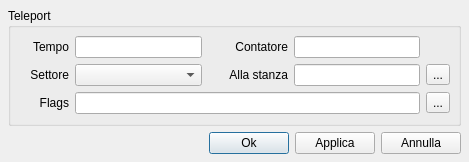
<ui version="4.0" >
 <author></author>
 <comment></comment>
 <exportmacro></exportmacro>
 <class>GuiTeleportRoom</class>
 <widget class="QDialog" name="GuiTeleportRoom" >
  <property name="geometry" >
   <rect>
    <x>0</x>
    <y>0</y>
    <width>469</width>
    <height>162</height>
   </rect>
  </property>
  <property name="windowTitle" >
   <string>Dialog</string>
  </property>
  <layout class="QGridLayout" >
   <property name="margin" >
    <number>8</number>
   </property>
   <property name="spacing" >
    <number>6</number>
   </property>
   <item row="0" column="0" >
    <widget class="QGroupBox" name="mp_gbTeleport" >
     <property name="title" >
      <string>Teleport</string>
     </property>
     <layout class="QGridLayout" >
      <property name="margin" >
       <number>8</number>
      </property>
      <property name="spacing" >
       <number>6</number>
      </property>
      <item row="2" column="0" >
       <widget class="QLabel" name="mp_labelFlags" >
        <property name="toolTip" >
         <string>Locazione di destinazione del teleport</string>
        </property>
        <property name="text" >
         <string>Flags</string>
        </property>
        <property name="alignment" >
         <set>Qt::AlignRight|Qt::AlignTrailing|Qt::AlignVCenter</set>
        </property>
       </widget>
      </item>
      <item row="1" column="1" >
       <widget class="QComboBox" name="mp_comboSector" >
        <property name="minimumSize" >
         <size>
          <width>110</width>
          <height>0</height>
         </size>
        </property>
       </widget>
      </item>
      <item row="1" column="2" >
       <widget class="QLabel" name="mp_labelToRoom" >
        <property name="minimumSize" >
         <size>
          <width>80</width>
          <height>0</height>
         </size>
        </property>
        <property name="toolTip" >
         <string>Locazione di destinazione del teleport</string>
        </property>
        <property name="text" >
         <string>Alla stanza</string>
        </property>
        <property name="alignment" >
         <set>Qt::AlignRight|Qt::AlignTrailing|Qt::AlignVCenter</set>
        </property>
       </widget>
      </item>
      <item row="2" column="1" colspan="3" >
       <widget class="QLineEdit" name="mp_leFlags" >
        <property name="focusPolicy" >
         <enum>Qt::NoFocus</enum>
        </property>
        <property name="readOnly" >
         <bool>true</bool>
        </property>
       </widget>
      </item>
      <item row="1" column="0" >
       <widget class="QLabel" name="mp_labelSector" >
        <property name="minimumSize" >
         <size>
          <width>50</width>
          <height>0</height>
         </size>
        </property>
        <property name="text" >
         <string>Settore</string>
        </property>
        <property name="alignment" >
         <set>Qt::AlignRight|Qt::AlignTrailing|Qt::AlignVCenter</set>
        </property>
       </widget>
      </item>
      <item row="0" column="1" >
       <widget class="QLineEdit" name="mp_leTeleportTime" >
        <property name="maxLength" >
         <number>3</number>
        </property>
       </widget>
      </item>
      <item row="0" column="2" >
       <widget class="QLabel" name="mp_labelTeleportCount" >
        <property name="minimumSize" >
         <size>
          <width>80</width>
          <height>0</height>
         </size>
        </property>
        <property name="toolTip" >
         <string>Fa scattare la teleport quando qualcuno resta nella stanza teleport_count volte il teleport_time.</string>
        </property>
        <property name="text" >
         <string>Contatore</string>
        </property>
        <property name="alignment" >
         <set>Qt::AlignRight|Qt::AlignTrailing|Qt::AlignVCenter</set>
        </property>
       </widget>
      </item>
      <item row="0" column="0" >
       <widget class="QLabel" name="mp_labelTeleportTime" >
        <property name="toolTip" >
         <string>La teleport scatta ogni teleport_time.</string>
        </property>
        <property name="text" >
         <string>Tempo</string>
        </property>
        <property name="alignment" >
         <set>Qt::AlignRight|Qt::AlignTrailing|Qt::AlignVCenter</set>
        </property>
       </widget>
      </item>
      <item row="2" column="4" >
       <widget class="QToolButton" name="mp_tbFlags" >
        <property name="text" >
         <string>...</string>
        </property>
       </widget>
      </item>
      <item row="1" column="3" >
       <widget class="QLineEdit" name="mp_leToRoom" >
        <property name="minimumSize" >
         <size>
          <width>110</width>
          <height>0</height>
         </size>
        </property>
        <property name="maxLength" >
         <number>5</number>
        </property>
       </widget>
      </item>
      <item row="1" column="4" >
       <widget class="QToolButton" name="mp_tbRoom" >
        <property name="text" >
         <string>...</string>
        </property>
       </widget>
      </item>
      <item row="0" column="3" >
       <widget class="QLineEdit" name="mp_leTeleportCount" >
        <property name="maxLength" >
         <number>4</number>
        </property>
       </widget>
      </item>
     </layout>
    </widget>
   </item>
   <item row="1" column="0" >
    <layout class="QHBoxLayout" >
     <property name="margin" >
      <number>0</number>
     </property>
     <property name="spacing" >
      <number>6</number>
     </property>
     <item>
      <spacer>
       <property name="orientation" >
        <enum>Qt::Horizontal</enum>
       </property>
       <property name="sizeHint" >
        <size>
         <width>40</width>
         <height>20</height>
        </size>
       </property>
      </spacer>
     </item>
     <item>
      <widget class="QPushButton" name="mp_pbOk" >
       <property name="text" >
        <string>Ok</string>
       </property>
      </widget>
     </item>
     <item>
      <widget class="QPushButton" name="mp_pbSave" >
       <property name="text" >
        <string>Applica</string>
       </property>
      </widget>
     </item>
     <item>
      <widget class="QPushButton" name="mp_pbCancel" >
       <property name="text" >
        <string>Annulla</string>
       </property>
      </widget>
     </item>
    </layout>
   </item>
  </layout>
 </widget>
 <pixmapfunction></pixmapfunction>
 <tabstops>
  <tabstop>mp_leTeleportTime</tabstop>
  <tabstop>mp_leTeleportCount</tabstop>
  <tabstop>mp_comboSector</tabstop>
  <tabstop>mp_leToRoom</tabstop>
  <tabstop>mp_tbRoom</tabstop>
  <tabstop>mp_tbFlags</tabstop>
  <tabstop>mp_pbOk</tabstop>
  <tabstop>mp_pbSave</tabstop>
  <tabstop>mp_pbCancel</tabstop>
 </tabstops>
 <resources/>
 <connections/>
</ui>
